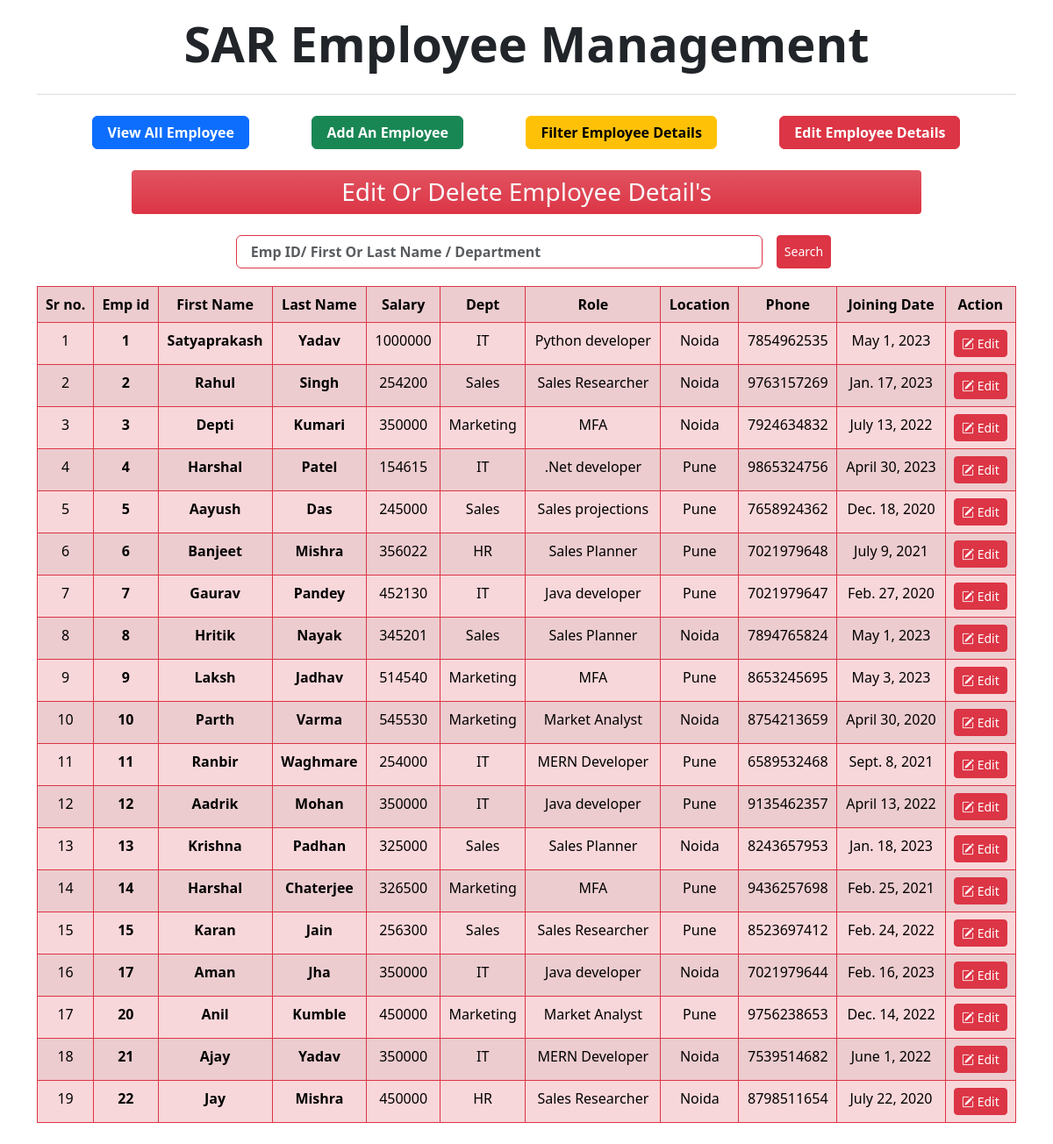
The app's page /rmEmp/ with its own data.
### empApp/models.py (models this page shows, shortened)
class Employee(models.Model):
    firstName = models.CharField(max_length=100)
    lastName = models.CharField(max_length=100)
    phone = models.IntegerField()
    salary = models.IntegerField(default=0)
    bonus = models.IntegerField(default=0)
    hireDate = models.DateField()
    dept = models.ForeignKey(Department, on_delete=models.CASCADE)
    role = models.ForeignKey(Role, on_delete=models.CASCADE)

class Department(models.Model):
    name = models.CharField(max_length=50, null=False)
    location = models.CharField(max_length=100)

class Role(models.Model):
    name = models.CharField(max_length=100, null=False)

### empApp/views.py (the view)
# urls.py: path('rmEmp/', views.rmEmp, name='rm'),
def rmEmp(request):
    emps = Employee.objects.all()
    if request.method == 'POST':
        empFilters = request.POST['empid']
        try:
            empFilters = int(empFilters)
            print(type(empFilters))
            data = emps.filter(id=empFilters)
            context = {'data': data}
        except:
            data = emps.filter(Q(firstName__icontains=empFilters) | Q(
                lastName__icontains=empFilters) | Q(dept__name__icontains=empFilters))
            context = {'data': data}
    else:
        context = {'data': emps}
    return render(request, 'rmEmp.html', context)

### empApp/templates/rmEmp.html (shortened to what this page needs)
{% extends 'base.html' %}
{% load static %}
{% block main %}
<div class="d-flex justify-content-center">
    <h3 class="my-3 p-2 bg-danger bg-gradient text-light w-75 text-center rounded-1">Edit Or Delete Employee Detail's</h3 style="--bs-bg-opacity: .5;">
</div>
<form action="{% url 'rm' %}" method="POST" class="">
    <div class="d-flex justify-content-center py-2">
      <input class="form-control w-50 px-3 mx-3 border border-danger fw-bold" type="text" name="empid" placeholder="Emp ID/ First or Last Name / Department" style="text-transform:capitalize">
      <button class="btn btn-sm btn-danger">Search</button>
    </div>
  </form>
  <div class="container-md mt-1 py-2 ">
    {% if data %}
    <table class="table table-striped text-center table-danger table-bordered border-danger">
        <tr class="">
            <th>Sr no.</th>
            <th>Emp id</th>
            <th>First Name</th>
            <th>Last Name</th>
            <th>Salary</th>
            <th>Dept</th>
            <th>Role</th>
            <th>Location</th>
            <th>Phone</th>
            <th>Joining Date</th>
            <th>Action</th>
        </tr>
        {% for dt in data %}
            <tr class="">
                <td>{{ forloop.counter }}</td>
                <td class="fw-bold">{{ dt.id }}</td>
                <td class="fw-bold">{{ dt.firstName|capfirst  }}</td>
                <td class="fw-bold">{{ dt.lastName|capfirst  }}</td>
                <td>{{ dt.salary }}</td>
                <td>{{ dt.dept.name }}</td>
                <td>{{ dt.role.name }}</td>
                <td>{{ dt.dept.location }}</td>
                <td>{{ dt.phone }}</td>
                <td>{{ dt.hireDate }}</td>
                <td><a href="{% url 'upEmp' dt.id 0 %}" data.id ><button class="btn btn-sm btn-danger "><i class="bi bi-pencil-square"></i> Edit</button></a></td>
            </tr>
        {% endfor %}
    </table>
    {% else %}
      <h3 class="text-center">Not available!</h3>
      <div class="text-center">
        <img src="{% static 'images/notFound.jpg' %}" class="rounded img-fluid h-auto w-50" alt="img" >
      </div>
    {% endif %}
  </div>
{% endblock main %}

### records on screen
Employee: id "1", firstName "Satyaprakash", lastName "Yadav", salary "1000000", dept.name "IT", role.name "Python developer", dept.location "Noida", phone "7854962535", hireDate "May 1, 2023"
Employee: id "2", firstName "Rahul", lastName "Singh", salary "254200", dept.name "Sales", role.name "Sales Researcher", dept.location "Noida", phone "9763157269", hireDate "Jan. 17, 2023"
Employee: id "3", firstName "Depti", lastName "Kumari", salary "350000", dept.name "Marketing", role.name "MFA", dept.location "Noida", phone "7924634832", hireDate "July 13, 2022"
Employee: id "4", firstName "Harshal", lastName "Patel", salary "154615", dept.name "IT", role.name ".Net developer", dept.location "Pune", phone "9865324756", hireDate "April 30, 2023"
Employee: id "5", firstName "Aayush", lastName "Das", salary "245000", dept.name "Sales", role.name "Sales projections", dept.location "Pune", phone "7658924362", hireDate "Dec. 18, 2020"
Employee: id "6", firstName "Banjeet", lastName "Mishra", salary "356022", dept.name "HR", role.name "Sales Planner", dept.location "Pune", phone "7021979648", hireDate "July 9, 2021"
Employee: id "7", firstName "Gaurav", lastName "Pandey", salary "452130", dept.name "IT", role.name "Java developer", dept.location "Pune", phone "7021979647", hireDate "Feb. 27, 2020"
Employee: id "8", firstName "Hritik", lastName "Nayak", salary "345201", dept.name "Sales", role.name "Sales Planner", dept.location "Noida", phone "7894765824", hireDate "May 1, 2023"
Employee: id "9", firstName "Laksh", lastName "Jadhav", salary "514540", dept.name "Marketing", role.name "MFA", dept.location "Pune", phone "8653245695", hireDate "May 3, 2023"
Employee: id "10", firstName "Parth", lastName "Varma", salary "545530", dept.name "Marketing", role.name "Market Analyst", dept.location "Noida", phone "8754213659", hireDate "April 30, 2020"
Employee: id "11", firstName "Ranbir", lastName "Waghmare", salary "254000", dept.name "IT", role.name "MERN Developer", dept.location "Pune", phone "6589532468", hireDate "Sept. 8, 2021"
Employee: id "12", firstName "Aadrik", lastName "Mohan", salary "350000", dept.name "IT", role.name "Java developer", dept.location "Pune", phone "9135462357", hireDate "April 13, 2022"
Employee: id "13", firstName "Krishna", lastName "Padhan", salary "325000", dept.name "Sales", role.name "Sales Planner", dept.location "Noida", phone "8243657953", hireDate "Jan. 18, 2023"
Employee: id "14", firstName "Harshal", lastName "Chaterjee", salary "326500", dept.name "Marketing", role.name "MFA", dept.location "Pune", phone "9436257698", hireDate "Feb. 25, 2021"
Employee: id "15", firstName "Karan", lastName "Jain", salary "256300", dept.name "Sales", role.name "Sales Researcher", dept.location "Pune", phone "8523697412", hireDate "Feb. 24, 2022"
Employee: id "17", firstName "Aman", lastName "Jha", salary "350000", dept.name "IT", role.name "Java developer", dept.location "Noida", phone "7021979644", hireDate "Feb. 16, 2023"
Employee: id "20", firstName "Anil", lastName "Kumble", salary "450000", dept.name "Marketing", role.name "Market Analyst", dept.location "Pune", phone "9756238653", hireDate "Dec. 14, 2022"
Employee: id "21", firstName "Ajay", lastName "Yadav", salary "350000", dept.name "IT", role.name "MERN Developer", dept.location "Noida", phone "7539514682", hireDate "June 1, 2022"
Employee: id "22", firstName "Jay", lastName "Mishra", salary "450000", dept.name "HR", role.name "Sales Researcher", dept.location "Noida", phone "8798511654", hireDate "July 22, 2020"
